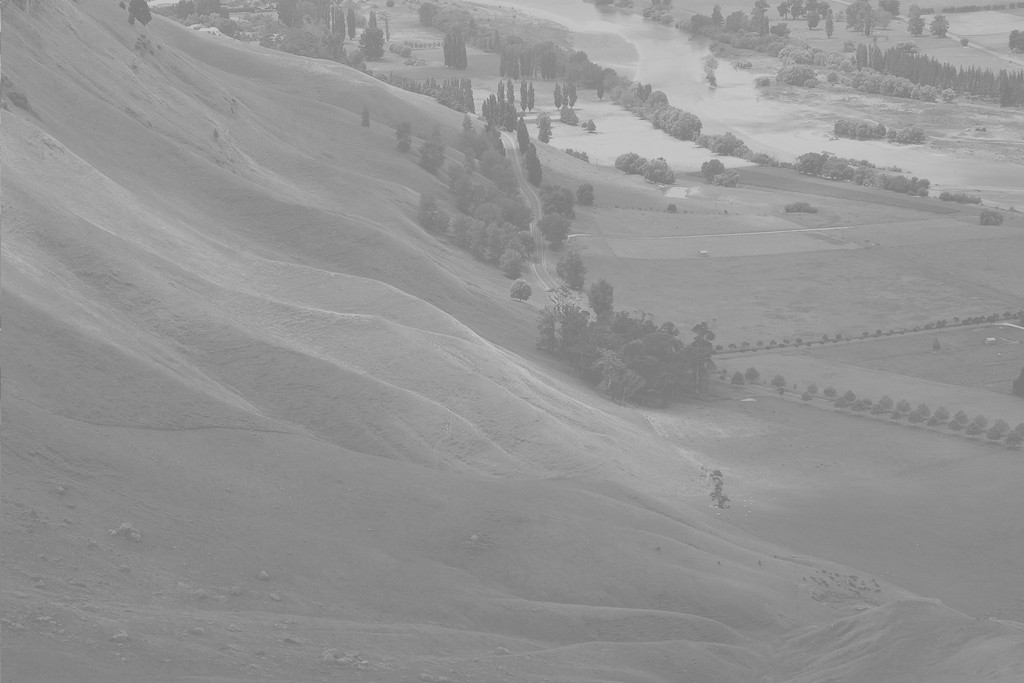
#> input picture images/low_contrast.jpg, 1024 x 683 px
$ python histogram_equalize.py
#> lines starting #> are read from the running program, lines starting #| are printed output that depends on the picture
import cv2
import matplotlib.pyplot as plt

# Abre a imagem
original_image = cv2.imread('images/low_contrast.jpg', 0)
#> original_image is the input picture: shape (683, 1024); min 114, max 208, mean 148
#original_image = cv2.imread('images/low.jpg', 0)
#original_image = cv2.imread('images/pout.jpg', 0)

# Equaliza o histograma da imagem
equalized_image = cv2.equalizeHist(original_image)
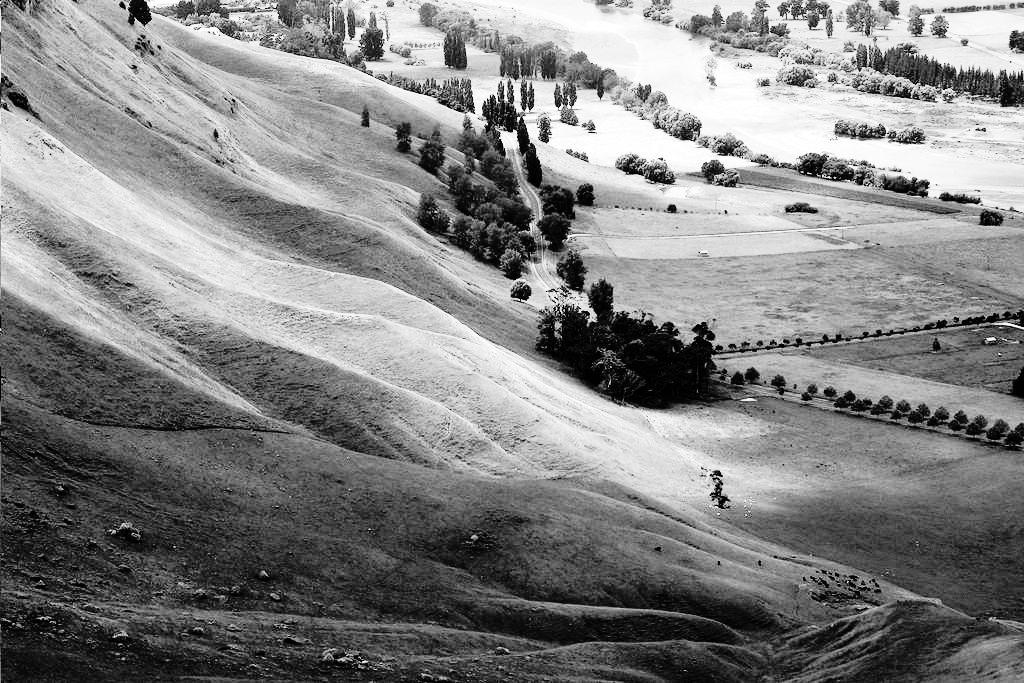
#> equalized_image: shape (683, 1024); min 0, max 255, mean 130.5

# Mostra as imagens
plt.figure()
plt.subplot(1,2,1)
plt.axis("off")
plt.title("Original")
plt.imshow(original_image, cmap='gray')

plt.subplot(1,2,2)
plt.axis("off")
plt.title("After Histogram equalization")
plt.imshow(equalized_image, cmap='gray')

plt.show()
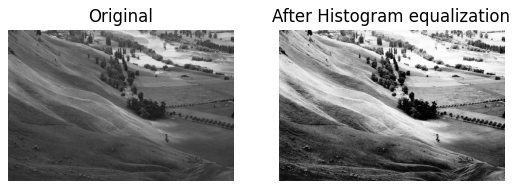
#> figure drawn by matplotlib, 2 panels
